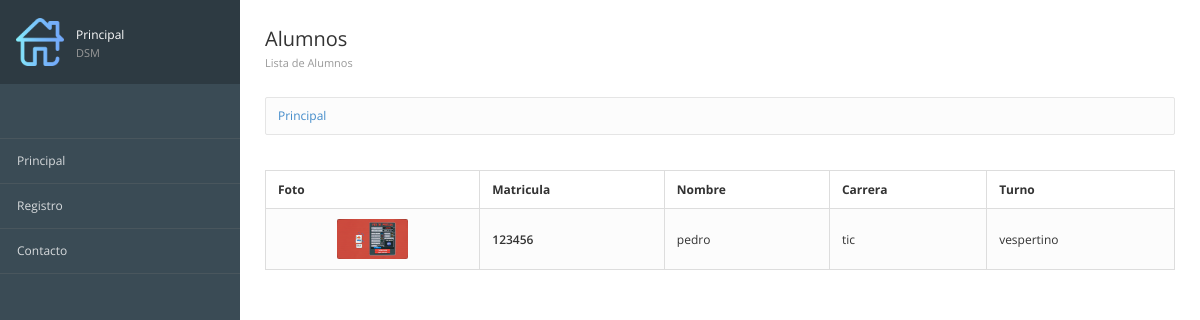
The app's page /, older data.
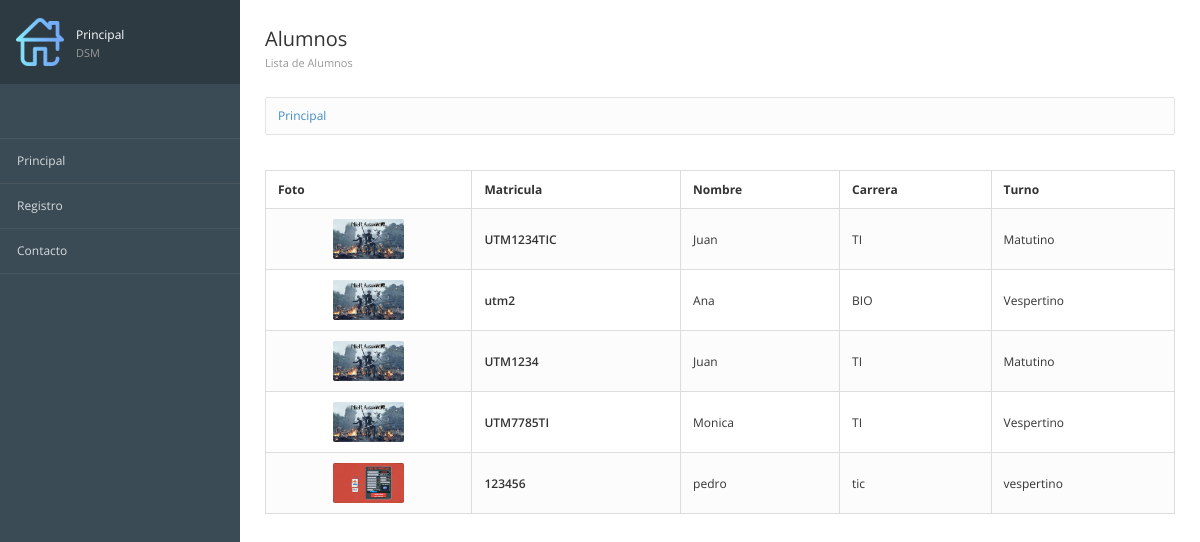
The same page, newer data.
### registros/models.py (models this page shows, shortened)
class Alumnos(models.Model):
    matricula=models.CharField(max_length=12,verbose_name="Mat")
    nombre=models.TextField()
    carrera=models.TextField()
    turno=models.CharField(max_length=10)
    imagen=models.ImageField(null=True,upload_to="fotos",verbose_name="Fotografia")
    created=models.DateTimeField(auto_now_add=True)
    updated=models.DateTimeField(auto_now_add=True)
    class Meta:
        verbose_name='Alumno'
        verbose_name_plural='Alumnos'
        ordering = ["-created"]

### registros/views.py (the view)
# urls.py: path('',views_registros.registros, name="Principal"),
def registros(request):
    alumnos=Alumnos.objects.all()
    return render(request,"registros/principal.html",{'alumnos':alumnos})

### inicio/templates/registros/principal.html (shortened to what this page needs)
{% extends "inicio/encabezado.html" %}
{% block imagen %}
	{% load static %}
	{%static 'inicio/images/home.png'%}
{% endblock %}
{% block pag %}Principal {% endblock %}
			{% block encabezado %}
			<h3>Alumnos
				<small>Lista de Alumnos </small></h3>
			{% endblock %}
{% block contenido %}
<table class="table table-bordered table-striped">
    <thead>
        <tr>
            <th>Foto</th>
            <th>Matricula</th>
            <th>Nombre</th>
            <th>Carrera</th>
            <th>Turno</th>
        </tr>
    </thead>
	<tbody>
		{% for alumno in alumnos %}
		<tr>
			<td class="text-center">
				<img src="{{ alumno.imagen.url }}" alt="" class="img-media">
			</td>
			<td class="text-semibold">{{ alumno.matricula }}</td>
			<td class="muted">{{ alumno.nombre }}</td>
			<td class="muted">{{ alumno.carrera }}</td>
			<td class="muted">{{ alumno.turno }}</td>
		</tr>
		{% endfor %}
	</tbody>
</table>
{% endblock %}

### inicio/templates/inicio/encabezado.html (shortened to what this page needs)
<!DOCTYPE html>
<html lang="en">
<head>
{% load static %}
<link href="{% static 'inicio/css/bootstrap.min.css' %}" rel="stylesheet" type="text/css">
<link href="{% static 'inicio/css/londinium-theme.css' %}" rel="stylesheet" type="text/css">
<link href="{% static 'inicio/css/styles.css' %}" rel="stylesheet" type="text/css">
<link href="{% static 'inicio/css/icons.css' %}" rel="stylesheet" type="text/css">
</head>
<body>
		<div class="sidebar">
			<div class="user-menu dropdown">
				<a href="#">
					<img src="{% block imagen %} {% endblock %}">
					<div class="user-info">
						{% block pag %} {% endblock %}
 						<span>DSM</span>
					</div>
				</a>
			</div>
			<div class="sidebar-content">
				<ul class="navigation">
							<li><a href="{% url 'Principal'%}">Principal</a></li>
							<li><a href="{% url 'Formulario'%}">Registro</a></li>
							<li><a href="{% url 'Contacto'%}">Contacto</a></li>
				</ul>
			</div>
		</div>
		<div class="page-content">
			<div class="page-header">
				<div class="page-title">
					{%block encabezado%}{% endblock %}
				</div>
			</div>
			<div class="breadcrumb-line">
				<ul class="breadcrumb">
					<a href="{%url 'Principal'%}">
						{%if request.path == '/'%}
						Principal
						{%else%}
							Principal{{request.path}}
						{%endif%}
					</a>
				</ul>
			</div>
		</div>
		<div class="page-content">
			{% block contenido %}{% endblock %}
		</div>
</body>
</html>

### inicio/static/inicio/css/londinium-theme.css (style rules this page uses)
.panel-toolbar:after, .page-header:after, .header-bar-stats .page-stats li:after, .panel-heading:after { content: ""; display: table; clear: both; }
html { height: 100%; }
body { font-family: 'Open Sans', sans-serif; font-size: 12px; position: relative; min-height: 100%; }
a { cursor: pointer; }
h1, h2, h3, h4, h5, h6, .h1, .h2, .h3, .h4, .h5, .h6 { font-weight: 600; line-height: 1.42857143; margin-top: 0; }
h3, .h3 { font-size: 20px; }
ul, ol { padding-left: 16px; }
.text-semibold { font-weight: 600; }
.img-media { height: 40px; border-radius: 2px; }
@media (min-width: 992px) { .navbar-form, .navbar-text, .navbar-nav, .navbar-button, .sidebar { display: block; } }
.page-header { padding: 0; margin: 0; position: relative; border: 0; }
.page-header small { display: block; font-size: 11px; color: #999; margin: 8px 0 0 0; }
.page-title { float: left; }
.page-title h3 { padding: 29px 0; margin: 0; font-weight: 400; line-height: 20px; }
.breadcrumb { padding: 9px 12px 10px 12px; float: left; margin: 0; background: none; border-radius: 0; }
.table { margin-bottom: 0; }
.table > thead > tr > th { border-bottom-width: 1px; outline: 0; }
.table > thead > tr > th, .table > tbody > tr > th, .table > tfoot > tr > th, .table > thead > tr > td, .table > tbody > tr > td, .table > tfoot > tr > td { vertical-align: middle; padding: 10px 12px; }
.table-striped > tbody > tr:nth-child(odd) > td, .table-striped > tbody > tr:nth-child(odd) > th, .table-hover > tbody > tr:hover > td, .table-hover > tbody > tr:hover > th { background-color: #fcfcfc; }

Row changes from the older to the newer data that the page shows:
added Alumnos: imagen (picture), matricula "UTM1234TIC", nombre "Juan", carrera "TI", turno "Matutino"
added Alumnos: imagen (picture), matricula "utm2", nombre "Ana", carrera "BIO", turno "Vespertino"
added Alumnos: imagen (picture), matricula "UTM1234", nombre "Juan", carrera "TI", turno "Matutino"
added Alumnos: imagen (picture), matricula "UTM7785TI", nombre "Monica", carrera "TI", turno "Vespertino"
